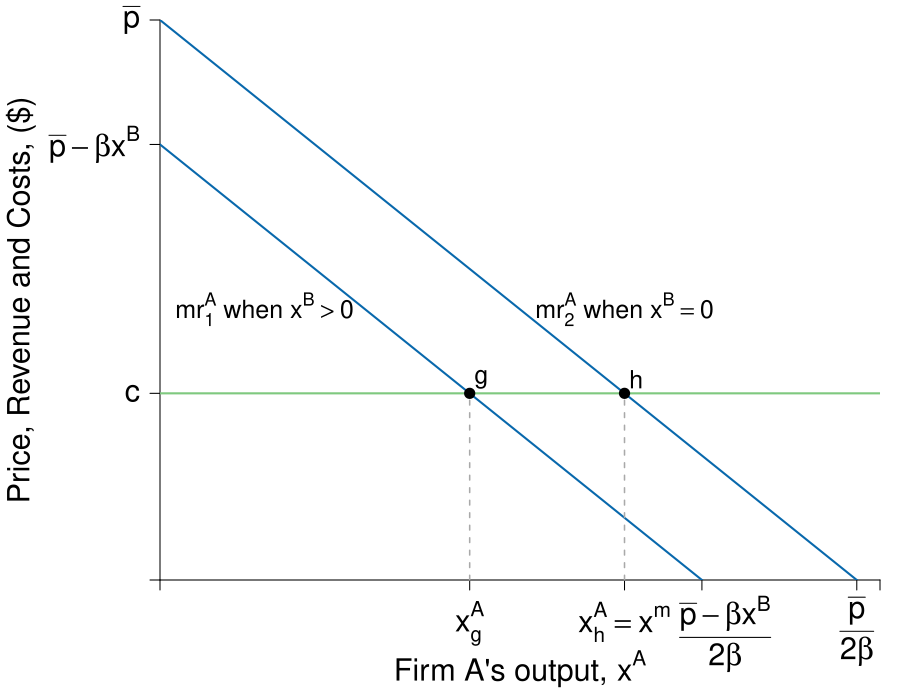

This figure's R source:
#Graph Designer: Simon Halliday
#Authors: Bowles and Halliday
#Title: Coordination, Conflict and Competition: A Text in Microeconomics

require(shape)
pdf(file = "competitionmarkets/duopoly_marginal_revenue_comparison.pdf", width = 9, height = 7)

#Set parameters for graphics
pointsize <- 1.8
axislabelsize <- 1.8
labelsize <- 1.5
namesize <- 1.8
annotatesize <- 1.5
graphlinewidth <- 2
segmentlinewidth <- 1.5

COL <- c("#7fc97f", "#beaed4", "#fdc086", "#ffff99", "#386cb0", "#f0027f", "#bf5b17", "#666666")
COLA <- c("#e0f3db", "#99d8c9","#66c2a4","#41ae76", "#238b45", "#005824")
COLB <- c("#c6dbef", "#4eb3d3", "#2b8cbe", "#0868ac","#084081")

#Edited the margins to cater for the larger LHS labels
par(mar =  c(6, 8, 1, 1))

AvgRevenue <- function(xA,  xB = 0, pbar = 12, beta = 1){
  pbar - (beta)*(xA + xB)
}

#p = pbar - beta(xA + xB)
#=>r(xA) = (pbar - beta(xA + xB))xA 
#=>r(xA) = pbar*xA - beta(xA)^2 - beta(xA*xB)
#=>mr(xA) = pbar - 2beta*x^A - beta*xB
#mc = 5 = 12 - x^A - 4

MRevenue <- function(xA, xB = 0, pbar = 12, beta = 1){
  pbar - 2*beta*(xA) - beta*xB
}

AvgCost <- function(x, c0 = 2, c1 = 4){
  c0/xA + c1
}

xlims <- c(0, 6.2)
ylims <- c(0, 12)

#Code three relevant points for x, 
#1. A's output, xhigh, when A is a monopolist. 
#2. A's output, xlow, when A and B are in a duopoly and B produces the NE output 
#3. the x intercept for A's mr curve for xB > 0

xlow <- function(c, beta = 1, pbar = 12){
  (pbar - c)/(3*beta)
}

xhigh <- function(c, beta = 1, pbar = 12){
  (pbar - c)/(2*beta)
}

mrxInt <- function(xB, pbar = 12, beta = 1){
  (pbar - beta*xB)/(2*beta)
}

npts <- 501 
x <- seq(xlims[1], xlims[2], length.out = npts)
y <- seq(ylims[1], ylims[2], length.out = npts) 
a <- c(13, 16.75, 19.25)

plot(0, 0, xlim = xlims, ylim = ylims, type = "n",
     xlab = expression(paste("")),
     ylab = expression(paste("")), 
     xaxt = "n", 
     yaxt = "n", 
     cex.lab = axislabelsize, 
     bty = "n",
     xaxs="i", 
     yaxs="i")

# ticksy <- seq(from = ylims[1], to = ylims[2], by = 1)
# ylabels <- seq(from = ylims[1], to = ylims[2], by = 1)
# ticksx <- seq(from = xlims[1], to = xlims[2], by = 1)
# xlabels <- seq(from = xlims[1], to = xlims[2], by = 1)
ticksy <- c(0, 4, MRevenue(xA = 0, xB = 2.667), ylims[2])
ylabels <- c(NA, expression(paste(c)), expression(paste(bar(p) - beta*x^B )), expression(paste(bar(p))))
ticksx <- c(0, xlow(c = 4), xhigh(c = 4), mrxInt(xB = 2.667), 6, xlims[2])
xlabels <- c(NA, expression(paste(x[g]^A)), expression(paste(x[h]^A == x^m)), expression(paste(frac(bar(p) - beta*x^B,2*beta ))), expression(paste(frac(bar(p),2*beta))), NA )

axis(1, at = ticksx, pos = 0, labels = FALSE, cex.axis = axislabelsize)
text(x = c(0, xlow(c = 4), xhigh(c = 4), mrxInt(xB = 2.667) + 0.2, 6, xlims[2]), par("usr")[3] - 0.4, labels = xlabels, srt = 0, pos = 1, xpd = TRUE, cex = axislabelsize)
axis(2, at = ticksy, pos = 0, labels = ylabels, las = 1, cex.axis = axislabelsize)

npts <- 500 
xx1 <- seq(xlims[1], xlims[2], length.out = npts)
xx3 <- seq(2, 6, length.out = npts)

#Draw the polygon for profit
# xpoly1 <- c(0, 4, 4, 0, 0)
# ypoly1 <- c(4, 4, AvgRevenue(xA = 4), AvgRevenue(xA = 4), 4)
# polygon(x = xpoly1, y = ypoly1, col=COLA[1], density=NULL, border = NA)

#Draw the polygon for costs
# xpoly2 <- c(0, 4, 4, 0, 0)
# ypoly2 <- c(0, 0, 4, 4, 4)
# polygon(x = xpoly2, y = ypoly2, col=COLB[1], density=NULL, border = NA)

#lines(xx1, bcA(xx1, w = 10, p = 1.5), col = COLB[3], lwd = graphlinewidth)
#lines(xx1, AvgRevenue(xx1, beta = 1), col = COLB[5], lwd = graphlinewidth)
lines(xx1, MRevenue(xx1, beta = 1), col = COLB[4], lwd = graphlinewidth)
#lines(xx1, AvgRevenue(xx1, xB = 3, beta = 1), col = COLB[5], lwd = graphlinewidth)
lines(xx1, MRevenue(xx1, xB = 2.666667, beta = 1), col = COLB[4], lwd = graphlinewidth)


#lines(xx1, AvgCost(xx1, c0 = 2, c1 = 4), col = COLA[5], lwd = graphlinewidth)

#Label the axes
text(0.5*(xlims[2]), -1.9, expression(paste("Firm A's output, ", x^A)), xpd = TRUE, cex = axislabelsize) 
#mtext(expression(paste("Quantity of output, ", x)), side=1, line = 2.5, cex = axislabelsize)
text(-1.2, 0.5*ylims[2], expression(paste("Price, Revenue and Costs, ($)")), xpd = TRUE, srt = 90, cex = axislabelsize) 
#text(-0.8, 0.5*ylims[2], expression(paste("Price, Revenue and Costs, ($), ", list(p, r, ac), " and ", mc)), xpd = TRUE, cex = axislabelsize, srt = 90) 

#Label curves
text(10.5, 4.5, expression(paste(ac(x) == mc(x),phantom() == c)), cex = annotatesize)
text(10.5, 2.8, expression(paste(p(x) == bar(p) - beta*x)), cex = annotatesize)
#text(xlims[2] - 1, ylims[2] - 1, expression(paste(mr^A == bar(p) - 2*beta*x^A - beta*x^B)), cex = labelsize)

text(4, 5.8, expression(paste(mr[2]^A, " when ", x^B == 0)), cex = annotatesize)
text(0.9, 5.8, expression(paste(mr[1]^A, " when ", x^B > 0 )), cex = annotatesize)

#Labels cost and profit areas
# text(2, 0.5*AvgCost(x = 4), expression("Total Costs"), cex = labelsize)
# text(2, 6, expression("Economic"), cex = labelsize)
# text(2, 5.5, expression("Profit"), cex = labelsize)

#Draw segments for quantities
segments(xlow(c = 4), 0, xlow(c = 4), 4, lty = 2, col = "darkgrey" , lwd = segmentlinewidth)
segments(xhigh(c = 4), 0, xhigh(c = 4), 4, lty = 2, col = "darkgrey" , lwd = segmentlinewidth)
#segments(4, 0, 4, AvgRevenue(x = 4), lty = 2, col = "gray" , lwd = segmentlinewidth)

segments(0, 4, xlims[2], 4, lty = 1, col = COL[1] , lwd = graphlinewidth)

#Label Points for comparison
#points(4, MRevenue(x = 4), pch = 16, col = "black", cex = 1.5)
#text(3.8, MRevenue(x = 4) - 0.4, expression(i), cex = labelsize)


points(xhigh(c = 4), MRevenue(xA = xhigh(c = 4)), 
       pch = 16, col = "black", cex = 1.5)
text(xhigh(c = 4) + 0.1, MRevenue(xA = xhigh(c = 4)) + 0.3,  
     expression(h), cex = labelsize)

points(xlow(c = 4), MRevenue(xA = xlow(c = 4), xB = 2.667), 
       pch = 16, col = "black", cex = 1.5)
text(xlow(c = 4) + 0.1, MRevenue(xA = xlow(c = 4), xB = 2.667) + 0.3,  
     expression(g), cex = labelsize)


#Arrow to mr = mc
# text(7.5, 9.5, expression(paste("Profit Maximum at")), cex = labelsize)
# text(7.5, 9, expression(paste(mr == mc)), cex = labelsize)
# Arrows(6.1, 9.2, 4.2, 4.3, col = "black", lty = 1, lwd = 2, arr.type = "triangle", arr.lwd = 0.5)



dev.off()
